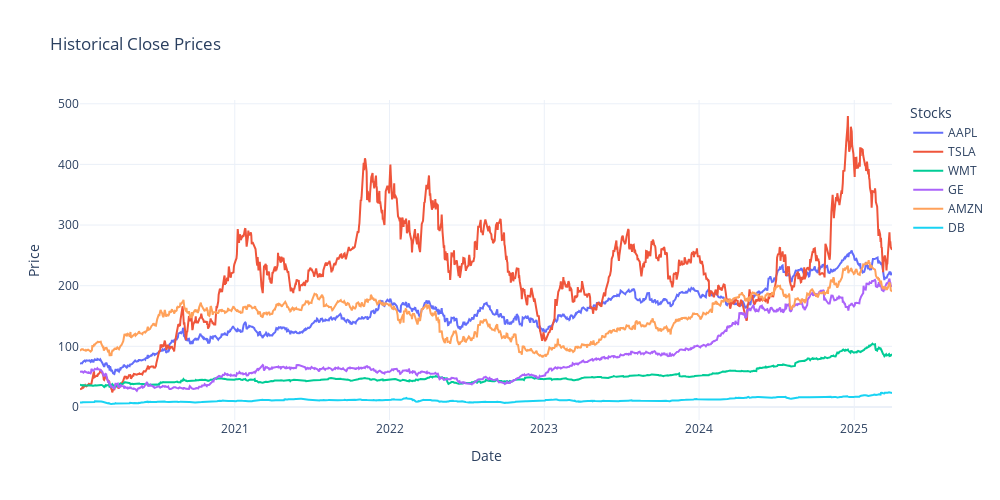
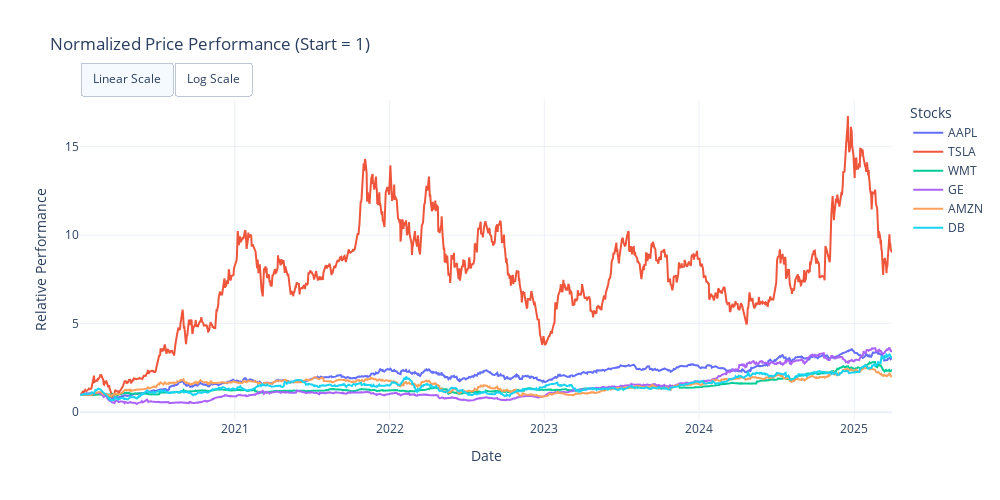

The code cell stored with these charts, in order, in its notebook:
### Markdown cell above
*This next box will reproduce in graphs the prices of the different stocks.*

*In the first graph we see the absolute prices and its variations throught the determined period and in the second we can have it normalized.*

*To analyse I usually refer to the second graph and I choose the "Log Scale" in the Y axes as the Linear Scale is not very good when dealing with stocks whose variations were too high when compared to the remaining in the portfolio.*

### Code cell
def show_data(df: pd.DataFrame) -> None:
    """
    Plot the historical closing prices.
    """
    fig = go.Figure()

    for ticker in df.columns:
        fig.add_trace(go.Scatter(
            x=df.index,
            y=df[ticker],
            mode='lines',
            name=ticker
        ))

    fig.update_layout(
        title="Historical Close Prices",
        xaxis_title="Date",
        yaxis_title="Price",
        template="plotly_white",
        hovermode="x unified",
        width=1000,
        height=500,
        legend_title_text="Stocks"
    )

    fig.show()
    fig.write_image("historical_prices.png")

def show_data_normalized(df: pd.DataFrame) -> None:
    """
    Plot normalized historical closing prices.
    """
    normalized_df = df.apply(lambda x: x / x.dropna().iloc[0])

    fig = go.Figure()

    for ticker in normalized_df.columns:
        fig.add_trace(go.Scatter(
            x=normalized_df.index,
            y=normalized_df[ticker],
            mode='lines',
            name=ticker
        ))

    fig.update_layout(
        title="Normalized Price Performance (Start = 1)",
        xaxis_title="Date",
        yaxis_title="Relative Performance",
        yaxis_type="linear",  # default view
        template="plotly_white",
        hovermode="x unified",
        width=1000,
        height=500,
        legend_title_text="Stocks",
        updatemenus=[
            {
                "buttons": [
                    {
                        "label": "Linear Scale",
                        "method": "relayout",
                        "args": [{"yaxis.type": "linear"}]
                    },
                    {
                        "label": "Log Scale",
                        "method": "relayout",
                        "args": [{"yaxis.type": "log"}]
                    }
                ],
                "direction": "right",
                "pad": {"r": 10, "t": 10},
                "showactive": True,
                "type": "buttons",
                "x": 0.0,
                "xanchor": "left",
                "y": 1.15,
                "yanchor": "top"
            }
        ]
    )

    fig.show()
    fig.write_image("normalized_prices.png")


show_data(stocks_prices)
show_data_normalized(stocks_prices)

### Figure 1 — Plotly figure (JSON) as saved in the notebook; plotly's stock layout.template omitted (floating-point values rounded to 4 significant figures; data arrays with more than 128 entries replaced by an {"elided": "..."} marker saying what was removed)
{"data": [{"mode": "lines", "name": "AAPL", "type": "scatter", "x": {"elided": "1318 str values"}, "y": {"elided": "1318 float values"}}, {"mode": "lines", "name": "TSLA", "type": "scatter", "x": {"elided": "1318 str values"}, "y": {"elided": "1318 float values"}}, {"mode": "lines", "name": "WMT", "type": "scatter", "x": {"elided": "1318 str values"}, "y": {"elided": "1318 float values"}}, {"mode": "lines", "name": "GE", "type": "scatter", "x": {"elided": "1318 str values"}, "y": {"elided": "1318 float values"}}, {"mode": "lines", "name": "AMZN", "type": "scatter", "x": {"elided": "1318 str values"}, "y": {"elided": "1318 float values"}}, {"mode": "lines", "name": "DB", "type": "scatter", "x": {"elided": "1318 str values"}, "y": {"elided": "1318 float values"}}], "layout": {"height": 500, "hovermode": "x unified", "legend": {"title": {"text": "Stocks"}}, "title": {"text": "Historical Close Prices"}, "width": 1000, "xaxis": {"title": {"text": "Date"}}, "yaxis": {"title": {"text": "Price"}}}}

### Figure 2 — Plotly figure (JSON) as saved in the notebook; plotly's stock layout.template omitted (floating-point values rounded to 4 significant figures; data arrays with more than 128 entries replaced by an {"elided": "..."} marker saying what was removed)
{"data": [{"mode": "lines", "name": "AAPL", "type": "scatter", "x": {"elided": "1318 str values"}, "y": {"elided": "1318 float values"}}, {"mode": "lines", "name": "TSLA", "type": "scatter", "x": {"elided": "1318 str values"}, "y": {"elided": "1318 float values"}}, {"mode": "lines", "name": "WMT", "type": "scatter", "x": {"elided": "1318 str values"}, "y": {"elided": "1318 float values"}}, {"mode": "lines", "name": "GE", "type": "scatter", "x": {"elided": "1318 str values"}, "y": {"elided": "1318 float values"}}, {"mode": "lines", "name": "AMZN", "type": "scatter", "x": {"elided": "1318 str values"}, "y": {"elided": "1318 float values"}}, {"mode": "lines", "name": "DB", "type": "scatter", "x": {"elided": "1318 str values"}, "y": {"elided": "1318 float values"}}], "layout": {"height": 500, "hovermode": "x unified", "legend": {"title": {"text": "Stocks"}}, "title": {"text": "Normalized Price Performance (Start = 1)"}, "updatemenus": [{"buttons": [{"args": [{"yaxis.type": "linear"}], "label": "Linear Scale", "method": "relayout"}, {"args": [{"yaxis.type": "log"}], "label": "Log Scale", "method": "relayout"}], "direction": "right", "pad": {"r": 10, "t": 10}, "showactive": true, "type": "buttons", "x": 0, "xanchor": "left", "y": 1.15, "yanchor": "top"}], "width": 1000, "xaxis": {"title": {"text": "Date"}}, "yaxis": {"title": {"text": "Relative Performance"}, "type": "linear"}}}
